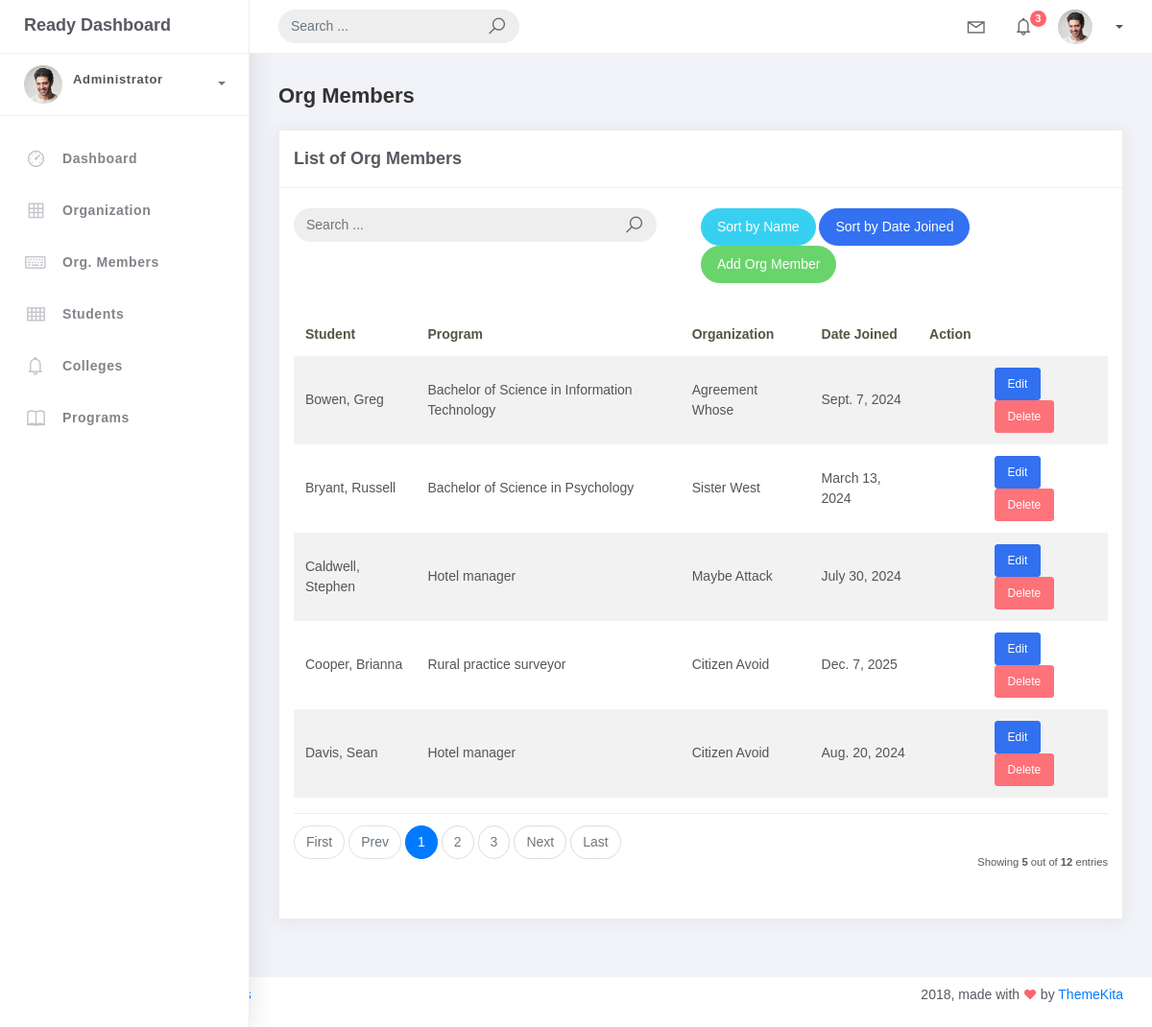
Screenshot of /orgmember/ with the database file from the repository.
### studentorg/models.py (models this page shows, shortened)
class BaseModel(models.Model):
	created_at = models.DateTimeField(auto_now_add=True, db_index=True)
	updated_at = models.DateTimeField(auto_now=True)
	class Meta:
		abstract = True

class OrgMember(BaseModel):
	student = models.ForeignKey (Student, on_delete=models.CASCADE)
	organization = models.ForeignKey(Organization, on_delete=models.CASCADE)
	date_joined = models.DateField()

class Student(BaseModel):
	student_id = models.CharField(max_length=15)
	lastname = models.CharField(max_length=25)
	firstname = models.CharField(max_length=25)
	middlename = models.CharField(max_length=25, blank=True, null=True)
	program = models.ForeignKey (Program, on_delete=models.CASCADE)

class Program(BaseModel):
	prog_name = models.CharField(max_length=150)
	college = models.ForeignKey (College, on_delete=models.CASCADE)

class Organization(BaseModel):
	name = models.CharField(max_length=250)
	college = models.ForeignKey (College, null=True, blank=True, on_delete=models.CASCADE)
	description = models.CharField(max_length=500)

### studentorg/views.py (the view)
# urls.py: path("orgmember/", OrgMemberList.as_view(), name="orgmember-list"),
class OrgMemberList(ListView):
    model = OrgMember
    context_object_name = 'orgmember'
    template_name = 'orgmember_list.html'
    paginate_by = 5
    def get_queryset(self):
        qs = super().get_queryset()
        query = self.request.GET.get('q')
        sort = self.request.GET.get('sort')
        if query:
            qs = qs.filter(
                Q(student__firstname__icontains=query) |
                Q(student__lastname__icontains=query) |
                Q(organization__name__icontains=query)
            )
        if sort == "name":
            qs = qs.order_by("student__lastname", "student__firstname")
        elif sort == "date":
            qs = qs.order_by("date_joined")
        else:
            qs = qs.order_by("student__lastname")
        return qs

### templates/orgmember_list.html
{% extends 'base.html' %}
{% block content %}
<div class="content">
    <div class="container-fluid">
        <h4 class="page-title">Org Members</h4>
        <div class="card">
            <div class="card-header">
                <div class="card-title">List of Org Members</div>
            </div>
            <br />
            <div class="col-md-12 row">
                <div class="col-md-6">
                    <form class="navbar-left navbar-form nav-search mr-md-3" action="{% url 'orgmember-list' %}" method="get">
                        <div class="input-group">
                            <input type="text" name="q" placeholder="Search ..." class="form-control" value="{{ request.GET.q }}">
                            <div class="input-group-append">
                                <span class="input-group-text">
                                    <i class="la la-search search-icon"></i>
                                </span>
                            </div>
                        </div>
                    </form>
                </div>
                <div class="col-md-6">
                    <div class="pull-right">
                        <a href="?sort=name{% if request.GET.q %}&q={{ request.GET.q }}{% endif %}" class="btn btn-info btn-rounded">Sort by Name</a>
                        <a href="?sort=date{% if request.GET.q %}&q={{ request.GET.q }}{% endif %}" class="btn btn-primary btn-rounded">Sort by Date Joined</a>
                        <a href="{% url 'orgmember-add' %}" class="btn btn-success btn-rounded">Add Org Member</a>
                    </div>
                </div>
            </div>
            <div class="card-body">
                <table class="table table-striped mt-3">
                    <thead>
                        <tr>
                            <th>Student</th>
                            <th>Program</th>
                            <th>Organization</th>
                            <th>Date Joined</th>
                            <th>Action</th>
                        </tr>
                    </thead>
                    <tbody>
                        {% for object in object_list %}
                        <tr>
                            <td>{{ object.student.lastname }}, {{ object.student.firstname }}</td>
                            <td>{{ object.student.program.prog_name }}</td>
                            <td>{{ object.organization.name }}</td>
                            <td>{{ object.date_joined }}</td>
                            <td>
                                <td>
    <a href="{% url 'orgmember-update' object.id %}" class="btn btn-sm btn-primary">Edit</a>
    <a href="{% url 'orgmember-delete' object.id %}" class="btn btn-sm btn-danger">Delete</a>
</td>
                            </td>
                        </tr>
                        {% empty %}
                        <tr>
                            <td colspan="5" style="text-align: center">
                                <p class="text-sm font-weight-bold mb-0">No Records Found</p>
                            </td>
                        </tr>
                        {% endfor %}
                    </tbody>
                </table>
                {% include 'includes/pagination.html' %}
            </div>
        </div>
    </div>
</div>
{% endblock %}

### rows the page displays
OrgMember: student.lastname "Bowen", student.firstname "Greg", student.program.prog_name "Bachelor of Science in Information Technology", organization.name "Agreement Whose", date_joined "Sept. 7, 2024"
OrgMember: student.lastname "Bryant", student.firstname "Russell", student.program.prog_name "Bachelor of Science in Psychology", organization.name "Sister West", date_joined "March 13, 2024"
OrgMember: student.lastname "Caldwell", student.firstname "Stephen", student.program.prog_name "Hotel manager", organization.name "Maybe Attack", date_joined "July 30, 2024"
OrgMember: student.lastname "Cooper", student.firstname "Brianna", student.program.prog_name "Rural practice surveyor", organization.name "Citizen Avoid", date_joined "Dec. 7, 2025"
OrgMember: student.lastname "Davis", student.firstname "Sean", student.program.prog_name "Hotel manager", organization.name "Citizen Avoid", date_joined "Aug. 20, 2024"

### other values shown
{{ page_num }} "1"
{{ page_num }} "2" "3"
{{ object_list.count }} "5"
{{ paginator.count }} "12"
